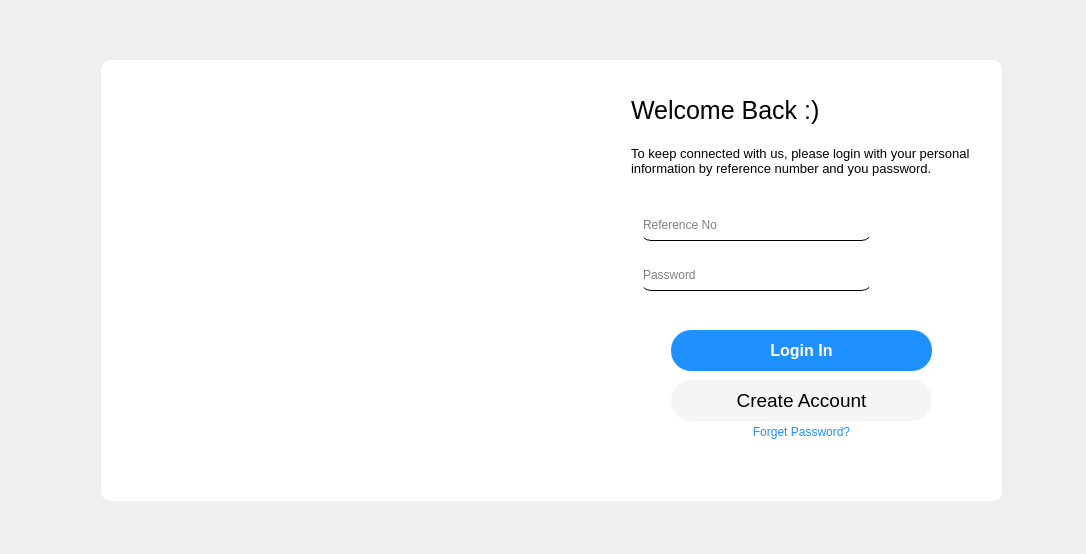
<?xml version="1.0" encoding="UTF-8"?>
<ui version="4.0">
 <class>Dialog</class>
 <widget class="QDialog" name="Dialog">
  <property name="geometry">
   <rect>
    <x>0</x>
    <y>0</y>
    <width>1086</width>
    <height>554</height>
   </rect>
  </property>
  <property name="windowTitle">
   <string>Dialog</string>
  </property>
  <layout class="QVBoxLayout" name="verticalLayout">
   <item>
    <widget class="QWidget" name="bgwidget" native="true">
     <property name="styleSheet">
      <string notr="true">QWidget#bgwidget
{
background-image: url(:/newPrefix/Desktop/images.qrc/home-hero-left.webp);
background-repeat:no-repeat;
};
</string>
     </property>
     <widget class="QGroupBox" name="groupBox">
      <property name="geometry">
       <rect>
        <x>90</x>
        <y>49</y>
        <width>901</width>
        <height>441</height>
       </rect>
      </property>
      <property name="styleSheet">
       <string notr="true">border-radius:10px;
background-color: rgb(255, 255, 255);
</string>
      </property>
      <property name="title">
       <string/>
      </property>
      <widget class="QLabel" name="label_3">
       <property name="geometry">
        <rect>
         <x>60</x>
         <y>0</y>
         <width>501</width>
         <height>441</height>
        </rect>
       </property>
       <property name="cursor">
        <cursorShape>PointingHandCursor</cursorShape>
       </property>
       <property name="styleSheet">
        <string notr="true">background-image: url(:/newPrefix/Desktop/images.qrc/istockphoto-1296488320-612x612.jpg);
</string>
       </property>
       <property name="text">
        <string/>
       </property>
       <property name="pixmap">
        <pixmap>../images.qrc/istockphoto-1296488320-612x612.jpg</pixmap>
       </property>
       <property name="scaledContents">
        <bool>true</bool>
       </property>
      </widget>
      <widget class="QFrame" name="frame">
       <property name="geometry">
        <rect>
         <x>500</x>
         <y>0</y>
         <width>401</width>
         <height>441</height>
        </rect>
       </property>
       <property name="frameShape">
        <enum>QFrame::StyledPanel</enum>
       </property>
       <property name="frameShadow">
        <enum>QFrame::Raised</enum>
       </property>
       <widget class="QLabel" name="label_5">
        <property name="geometry">
         <rect>
          <x>30</x>
          <y>70</y>
          <width>341</width>
          <height>61</height>
         </rect>
        </property>
        <property name="font">
         <font>
          <pointsize>10</pointsize>
         </font>
        </property>
        <property name="text">
         <string>To keep connected with us, please login with your personal information by reference number and you password.</string>
        </property>
        <property name="scaledContents">
         <bool>true</bool>
        </property>
        <property name="wordWrap">
         <bool>true</bool>
        </property>
       </widget>
       <widget class="QPushButton" name="pushButton_7">
        <property name="geometry">
         <rect>
          <x>150</x>
          <y>360</y>
          <width>101</width>
          <height>23</height>
         </rect>
        </property>
        <property name="cursor">
         <cursorShape>PointingHandCursor</cursorShape>
        </property>
        <property name="styleSheet">
         <string notr="true">border: 0px;
color: rgb(30,144,255);;</string>
        </property>
        <property name="text">
         <string>Forget Password?</string>
        </property>
       </widget>
       <widget class="QLabel" name="label_6">
        <property name="geometry">
         <rect>
          <x>30</x>
          <y>30</y>
          <width>261</width>
          <height>41</height>
         </rect>
        </property>
        <property name="styleSheet">
         <string notr="true">font-family:'Montserrat';
font-size:25px;
</string>
        </property>
        <property name="text">
         <string>Welcome Back :)</string>
        </property>
       </widget>
       <widget class="QLineEdit" name="lineEdit_2">
        <property name="geometry">
         <rect>
          <x>40</x>
          <y>150</y>
          <width>231</width>
          <height>31</height>
         </rect>
        </property>
        <property name="styleSheet">
         <string notr="true">border-bottom: 1px solid black; </string>
        </property>
        <property name="placeholderText">
         <string>Reference No</string>
        </property>
       </widget>
       <widget class="QLineEdit" name="lineEdit_3">
        <property name="geometry">
         <rect>
          <x>40</x>
          <y>200</y>
          <width>231</width>
          <height>31</height>
         </rect>
        </property>
        <property name="autoFillBackground">
         <bool>false</bool>
        </property>
        <property name="styleSheet">
         <string notr="true">border-bottom: 1px solid black; </string>
        </property>
        <property name="echoMode">
         <enum>QLineEdit::Password</enum>
        </property>
        <property name="placeholderText">
         <string>Password</string>
        </property>
       </widget>
       <widget class="QPushButton" name="pushButton">
        <property name="geometry">
         <rect>
          <x>70</x>
          <y>270</y>
          <width>261</width>
          <height>41</height>
         </rect>
        </property>
        <property name="font">
         <font>
          <family>MS Shell Dlg 2</family>
          <pointsize>12</pointsize>
          <weight>75</weight>
          <bold>true</bold>
         </font>
        </property>
        <property name="cursor">
         <cursorShape>PointingHandCursor</cursorShape>
        </property>
        <property name="styleSheet">
         <string notr="true">QPushButton{
background-color:rgb(30,144,255);
color:white;
border-radius:20px;
}
QPushButton:hover
{

background-color: white;
color:rgb(30,144,255);
border:1px solid rgb(30,144,255);
transform:scale(1.2);

}</string>
        </property>
        <property name="text">
         <string>Login In</string>
        </property>
       </widget>
       <widget class="QPushButton" name="pushButton_2">
        <property name="geometry">
         <rect>
          <x>70</x>
          <y>320</y>
          <width>261</width>
          <height>41</height>
         </rect>
        </property>
        <property name="font">
         <font>
          <family>MS Shell Dlg 2</family>
          <pointsize>14</pointsize>
          <weight>50</weight>
          <italic>false</italic>
          <bold>false</bold>
         </font>
        </property>
        <property name="cursor">
         <cursorShape>PointingHandCursor</cursorShape>
        </property>
        <property name="styleSheet">
         <string notr="true">
QPushButton{
font: 14pt &quot;MS Shell Dlg 2&quot;;
background-color: rgb(245,245,245);
color:black;
border-radius:20px;

}
QPushButton:hover
{

background-color: black;
color: rgb(245,245,245);
border-radius:20px;

}
</string>
        </property>
        <property name="text">
         <string>Create Account</string>
        </property>
       </widget>
      </widget>
     </widget>
    </widget>
   </item>
  </layout>
 </widget>
 <resources>
  <include location="../interface/source.qrc"/>
 </resources>
 <connections/>
</ui>
